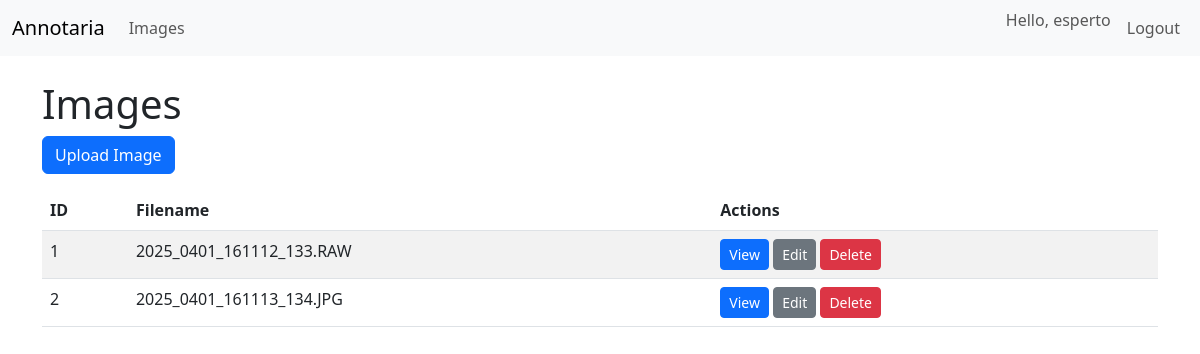
/ui/images (signed in), run on an earlier commit of the app's database.
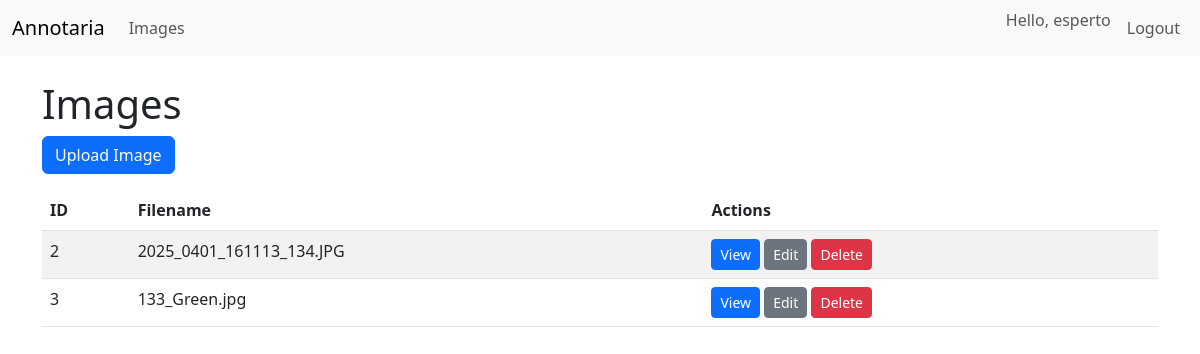
And on a later commit of the database.
### models.py (models this page shows)
class User(Base):
    __tablename__ = "users"
    id = Column(Integer, primary_key=True, index=True)
    username = Column(String, unique=True, index=True, nullable=False)
    hashed_password = Column(String, nullable=False)
    role = Column(String, nullable=False, default="Esperto")
    answers = relationship("Answer", back_populates="user")
    annotations = relationship("Annotation", back_populates="user")

class Image(Base):
    __tablename__ = "images"
    id = Column(Integer, primary_key=True, index=True)
    filename = Column(String, unique=True, nullable=False)
    path = Column(String, nullable=False)
    uploaded_at = Column(DateTime(timezone=True), server_default=func.now())
    exif_datetime = Column(String)
    exif_gps_lat = Column(Float)
    exif_gps_lon = Column(Float)
    exif_gps_alt = Column(Float)
    exif_camera_make = Column(String)
    exif_camera_model = Column(String)
    exif_lens_model = Column(String)
    exif_focal_length = Column(Float)
    exif_aperture = Column(Float)
    exif_iso = Column(Integer)
    exif_shutter_speed = Column(String)
    exif_orientation = Column(String)
    exif_image_width = Column(Integer)
    exif_image_height = Column(Integer)
    exif_drone_model = Column(String)
    exif_flight_id = Column(String)
    exif_pitch = Column(Float)
    exif_roll = Column(Float)
    exif_yaw = Column(Float)
    answers = relationship("Answer", back_populates="image")
    annotations = relationship("Annotation", back_populates="image")

### routers/ui.py (the view)
@router.get("/images", response_class=HTMLResponse)
def list_images(
    request: Request,
    user: UserModel = Depends(require_user),
    db: Session = Depends(get_db),
):
    for file in IMAGE_DIR.iterdir():
        if file.is_file():
            register_image(file, db)
    images = db.query(ImageModel).all()
    token = request.cookies.get("access_token")
    return templates.TemplateResponse(
        "images.html", {"request": request, "images": images, "user": user, "token": token}
    )

### templates/images.html
{% extends "base.html" %}
{% block content %}
<h1>Images</h1>
<a href="/ui/images/upload" class="btn btn-primary mb-3">Upload Image</a>
<table class="table table-striped">
<thead>
    <tr><th>ID</th><th>Filename</th><th>Actions</th></tr>
</thead>
<tbody>
{% for img in images %}
<tr>
<td>{{ img.id }}</td>
<td>{{ img.filename }}</td>
<td>
    <a href="/ui/images/{{ img.id }}" class="btn btn-sm btn-primary">View</a>
    <a href="/ui/images/{{ img.id }}/edit" class="btn btn-sm btn-secondary">Edit</a>
    <form method="post" action="/ui/images/{{ img.id }}/delete" class="d-inline">
        <button type="submit" class="btn btn-sm btn-danger">Delete</button>
    </form>
</td>
</tr>
{% endfor %}
</tbody>
</table>
{% endblock %}

### templates/base.html (shortened to what this page needs)
<!DOCTYPE html>
<html lang="en">
<head>
    <link href="https://cdn.jsdelivr.net/npm/bootstrap@5.3.0/dist/css/bootstrap.min.css" rel="stylesheet">
</head>
<body>
<nav class="navbar navbar-expand-lg navbar-light bg-light mb-4">
    <div class="container-fluid">
        <a class="navbar-brand" href="/ui">Annotaria</a>
        <div class="collapse navbar-collapse">
            <ul class="navbar-nav me-auto mb-2 mb-lg-0">
                <li class="nav-item"><a class="nav-link" href="/ui/images">Images</a></li>
            </ul>
            <ul class="navbar-nav ms-auto mb-2 mb-lg-0">
                {% if user %}
                <li class="nav-item">
                    <span class="navbar-text me-2">Hello, {{ user.username }}</span>
                </li>
                <li class="nav-item">
                    <form action="/ui/logout" method="post" class="d-inline">
                        <button type="submit" class="btn btn-link nav-link">Logout</button>
                    </form>
                </li>
                {% else %}
                <li class="nav-item"><a class="nav-link" href="/ui/login">Login</a></li>
                <li class="nav-item"><a class="nav-link" href="/ui/register">Register</a></li>
                {% endif %}
            </ul>
        </div>
    </div>
</nav>
<div class="container">
{% block content %}{% endblock %}
</div>
</body>
</html>

What changed in the data, as far as the page shows it:
removed Image: id "1", filename "2025_0401_161112_133.RAW"
added Image: id "3", filename "133_Green.jpg"
